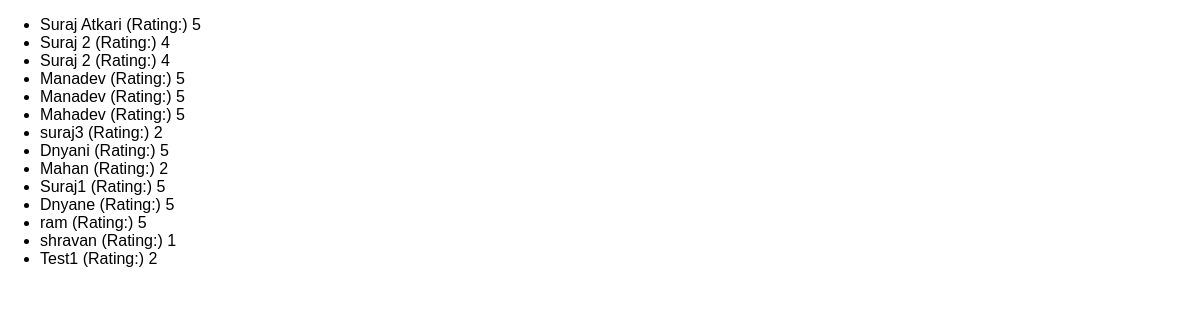
The app's page /reviews with its own data.
### reviews/models.py (models this page shows)
class Review(models.Model):
    user_name = models.CharField(max_length=50)
    review_text = models.TextField()
    rating = models.IntegerField()

### reviews/views.py (the view)
# urls.py: path("reviews", views.ReviewsListView.as_view()),
class ReviewsListView(ListView):  # Listview=To show all list of content
    template_name = "reviews/review_list.html"
    model = Review
    context_object_name = "reviews"

### reviews/templates/reviews/review_list.html (shortened to what this page needs)
{% extends 'reviews/base.html' %}
{% block content %}
  <ul>
    {% for review in reviews  %}
     <li>{{ review.user_name }} (Rating:) {{review.rating}} </li>
    {% endfor %}
  </ul>
{% endblock content %}

### reviews/templates/reviews/base.html (shortened to what this page needs)
{% load static %}
<!DOCTYPE html>
<html lang="en">
<head>
  <link rel="stylesheet" href="{% static "reviews/style.css" %}"
  <title>
</head>
<body>
  {% block content %}
  {% endblock content %}
</body>
</html>

### reviews/static/reviews/style.css (style rules this page uses)
body { font-family: sans-serif; margin: 0; }

### records on screen
Review: user_name "Suraj Atkari", rating "5"
Review: user_name "Suraj 2", rating "4"
Review: user_name "Suraj 2", rating "4"
Review: user_name "Manadev", rating "5"
Review: user_name "Manadev", rating "5"
Review: user_name "Mahadev", rating "5"
Review: user_name "suraj3", rating "2"
Review: user_name "Dnyani", rating "5"
Review: user_name "Mahan", rating "2"
Review: user_name "Suraj1", rating "5"
Review: user_name "Dnyane", rating "5"
Review: user_name "ram", rating "5"
Review: user_name "shravan", rating "1"
Review: user_name "Test1", rating "2"
